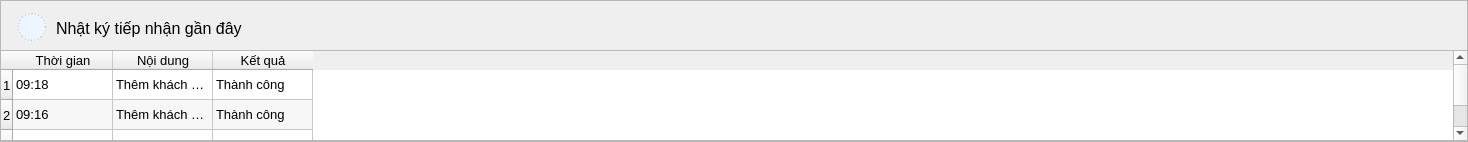
  <widget class="QFrame" name="panelNhatKy">
   <property name="geometry">
    <rect>
     <x>10</x>
     <y>610</y>
     <width>1468</width>
     <height>142</height>
    </rect>
   </property>
   <property name="frameShape">
    <enum>QFrame::Shape::StyledPanel</enum>
   </property>
   <widget class="QLabel" name="lblImgNhatKy">
    <property name="geometry">
     <rect>
      <x>18</x>
      <y>13</y>
      <width>28</width>
      <height>28</height>
     </rect>
    </property>
    <property name="font">
     <font>
      <family>Segoe UI</family>
      <pointsize>11</pointsize>
      <bold>false</bold>
     </font>
    </property>
    <property name="styleSheet">
     <string notr="true">background:#edf5ff; border:1px dashed #b8c7dc; border-radius:14px;</string>
    </property>
    <property name="text">
     <string/>
    </property>
    <property name="pixmap">
     <pixmap>C:/Users/ADMIN/Downloads/task.png</pixmap>
    </property>
    <property name="scaledContents">
     <bool>true</bool>
    </property>
    <property name="alignment">
     <set>Qt::AlignmentFlag::AlignCenter</set>
    </property>
    <property name="class" stdset="0">
     <string>imageSlot</string>
    </property>
   </widget>
   <widget class="QLabel" name="lblTitleNhatKy">
    <property name="geometry">
     <rect>
      <x>56</x>
      <y>14</y>
      <width>300</width>
      <height>28</height>
     </rect>
    </property>
    <property name="font">
     <font>
      <family>Segoe UI</family>
      <pointsize>12</pointsize>
      <fontweight>ExtraBold</fontweight>
     </font>
    </property>
    <property name="text">
     <string>Nhật ký tiếp nhận gần đây</string>
    </property>
    <property name="class" stdset="0">
     <string>sectionTitle</string>
    </property>
   </widget>
   <widget class="QTableWidget" name="tblNhatKy">
    <property name="geometry">
     <rect>
      <x>0</x>
      <y>50</y>
      <width>1468</width>
      <height>91</height>
     </rect>
    </property>
    <property name="font">
     <font>
      <family>Segoe UI</family>
      <pointsize>10</pointsize>
      <bold>false</bold>
     </font>
    </property>
    <property name="focusPolicy">
     <enum>Qt::FocusPolicy::NoFocus</enum>
    </property>
    <property name="editTriggers">
     <set>QAbstractItemView::EditTrigger::NoEditTriggers</set>
    </property>
    <property name="alternatingRowColors">
     <bool>true</bool>
    </property>
    <property name="selectionMode">
     <enum>QAbstractItemView::SelectionMode::NoSelection</enum>
    </property>
    <property name="showGrid">
     <bool>true</bool>
    </property>
    <property name="rowCount">
     <number>3</number>
    </property>
    <property name="columnCount">
     <number>3</number>
    </property>
    <row/>
    <row/>
    <row/>
    <column>
     <property name="text">
      <string>Thời gian</string>
     </property>
    </column>
    <column>
     <property name="text">
      <string>Nội dung</string>
     </property>
    </column>
    <column>
     <property name="text">
      <string>Kết quả</string>
     </property>
    </column>
    <item row="0" column="0">
     <property name="text">
      <string>09:18</string>
     </property>
    </item>
    <item row="0" column="1">
     <property name="text">
      <string>Thêm khách KH018 - Ngô Gia Bảo</string>
     </property>
    </item>
    <item row="0" column="2">
     <property name="text">
      <string>Thành công</string>
     </property>
    </item>
    <item row="1" column="0">
     <property name="text">
      <string>09:16</string>
     </property>
    </item>
    <item row="1" column="1">
     <property name="text">
      <string>Thêm khách KH017 - Bùi Thanh Tâm</string>
     </property>
    </item>
    <item row="1" column="2">
     <property name="text">
      <string>Thành công</string>
     </property>
    </item>
    <item row="2" column="0">
     <property name="text">
      <string>09:14</string>
     </property>
    </item>
    <item row="2" column="1">
     <property name="text">
      <string>Thêm khách KH016 - Phạm Thu Hà</string>
     </property>
    </item>
    <item row="2" column="2">
     <property name="text">
      <string>Thành công</string>
     </property>
    </item>
   </widget>
  </widget>
